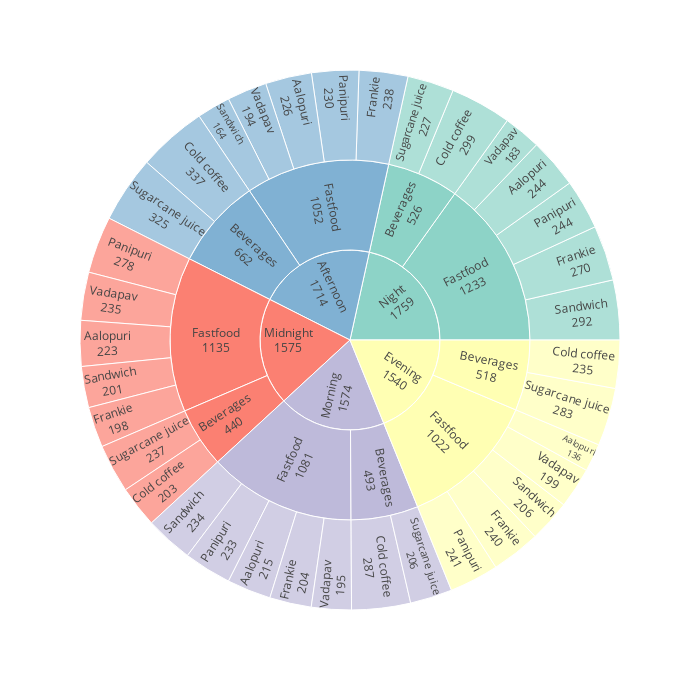

Notebook cell for this chart:
### Code cell
# Create sunburst
fig = px.sunburst(df_time, path=['time_of_sale', 'item_type', 'item_name'], values='quantity',
                  color='time_of_sale',
                  color_discrete_sequence=px.colors.qualitative.Set3,
                  width=700, height=700)



fig.update_traces(
    textinfo="label+value",
    insidetextorientation='radial'
)

fig.show()

### Figure 1 — Plotly figure (JSON) as saved in the notebook; plotly's stock layout.template omitted (floating-point values rounded to 4 significant figures)
{"data": [{"branchvalues": "total", "customdata": [["Night"], ["Evening"], ["Morning"], ["Midnight"], ["Morning"], ["Evening"], ["Night"], ["Night"], ["Night"], ["Morning"], ["Afternoon"], ["Afternoon"], ["Afternoon"], ["Evening"], ["Afternoon"], ["Morning"], ["Morning"], ["Morning"], ["Night"], ["Midnight"], ["Evening"], ["Afternoon"], ["Night"], ["Midnight"], ["Morning"], ["Night"], ["Evening"], ["Midnight"], ["Afternoon"], ["Evening"], ["Midnight"], ["Midnight"], ["Afternoon"], ["Evening"], ["Midnight"], ["Afternoon"], ["Evening"], ["Midnight"], ["Morning"], ["Night"], ["Afternoon"], ["Evening"], ["Midnight"], ["Morning"], ["Night"], ["Afternoon"], ["Evening"], ["Midnight"], ["Morning"], ["Night"]], "domain": {"x": [0, 1], "y": [0, 1]}, "hovertemplate": "labels=%{label}<br>quantity=%{value}<br>parent=%{parent}<br>id=%{id}<br>time_of_sale=%{customdata[0]}<extra></extra>", "ids": ["Night/Fastfood/Vadapav", "Evening/Fastfood/Aalopuri", "Morning/Fastfood/Aalopuri", "Midnight/Fastfood/Sandwich", "Morning/Fastfood/Vadapav", "Evening/Fastfood/Panipuri", "Night/Fastfood/Frankie", "Night/Beverages/Sugarcane juice", "Night/Fastfood/Sandwich", "Morning/Fastfood/Sandwich", "Afternoon/Fastfood/Sandwich", "Afternoon/Fastfood/Aalopuri", "Afternoon/Fastfood/Frankie", "Evening/Beverages/Cold coffee", "Afternoon/Beverages/Cold coffee", "Morning/Fastfood/Frankie", "Morning/Beverages/Sugarcane juice", "Morning/Beverages/Cold coffee", "Night/Fastfood/Panipuri", "Midnight/Beverages/Cold coffee", "Evening/Fastfood/Sandwich", "Afternoon/Fastfood/Vadapav", "Night/Fastfood/Aalopuri", "Midnight/Fastfood/Frankie", "Morning/Fastfood/Panipuri", "Night/Beverages/Cold coffee", "Evening/Fastfood/Frankie", "Midnight/Fastfood/Panipuri", "Afternoon/Beverages/Sugarcane juice", "Evening/Beverages/Sugarcane juice", "Midnight/Beverages/Sugarcane juice", "Midnight/Fastfood/Aalopuri", "Afternoon/Fastfood/Panipuri", "Evening/Fastfood/Vadapav", "Midnight/Fastfood/Vadapav", "Afternoon/Beverages", "Evening/Beverages", "Midnight/Beverages", "Morning/Beverages", "Night/Beverages", "Afternoon/Fastfood", "Evening/Fastfood", "Midnight/Fastfood", "Morning/Fastfood", "Night/Fastfood", "Afternoon", "Evening", "Midnight", "Morning", "Night"], "insidetextorientation": "radial", "labels": ["Vadapav", "Aalopuri", "Aalopuri", "Sandwich", "Vadapav", "Panipuri", "Frankie", "Sugarcane juice", "Sandwich", "Sandwich", "Sandwich", "Aalopuri", "Frankie", "Cold coffee", "Cold coffee", "Frankie", "Sugarcane juice", "Cold coffee", "Panipuri", "Cold coffee", "Sandwich", "Vadapav", "Aalopuri", "Frankie", "Panipuri", "Cold coffee", "Frankie", "Panipuri", "Sugarcane juice", "Sugarcane juice", "Sugarcane juice", "Aalopuri", "Panipuri", "Vadapav", "Vadapav", "Beverages", "Beverages", "Beverages", "Beverages", "Beverages", "Fastfood", "Fastfood", "Fastfood", "Fastfood", "Fastfood", "Afternoon", "Evening", "Midnight", "Morning", "Night"], "marker": {"colors": ["rgb(141,211,199)", "rgb(255,255,179)", "rgb(190,186,218)", "rgb(251,128,114)", "rgb(190,186,218)", "rgb(255,255,179)", "rgb(141,211,199)", "rgb(141,211,199)", "rgb(141,211,199)", "rgb(190,186,218)", "rgb(128,177,211)", "rgb(128,177,211)", "rgb(128,177,211)", "rgb(255,255,179)", "rgb(128,177,211)", "rgb(190,186,218)", "rgb(190,186,218)", "rgb(190,186,218)", "rgb(141,211,199)", "rgb(251,128,114)", "rgb(255,255,179)", "rgb(128,177,211)", "rgb(141,211,199)", "rgb(251,128,114)", "rgb(190,186,218)", "rgb(141,211,199)", "rgb(255,255,179)", "rgb(251,128,114)", "rgb(128,177,211)", "rgb(255,255,179)", "rgb(251,128,114)", "rgb(251,128,114)", "rgb(128,177,211)", "rgb(255,255,179)", "rgb(251,128,114)", "rgb(128,177,211)", "rgb(255,255,179)", "rgb(251,128,114)", "rgb(190,186,218)", "rgb(141,211,199)", "rgb(128,177,211)", "rgb(255,255,179)", "rgb(251,128,114)", "rgb(190,186,218)", "rgb(141,211,199)", "rgb(128,177,211)", "rgb(255,255,179)", "rgb(251,128,114)", "rgb(190,186,218)", "rgb(141,211,199)"]}, "name": "", "parents": ["Night/Fastfood", "Evening/Fastfood", "Morning/Fastfood", "Midnight/Fastfood", "Morning/Fastfood", "Evening/Fastfood", "Night/Fastfood", "Night/Beverages", "Night/Fastfood", "Morning/Fastfood", "Afternoon/Fastfood", "Afternoon/Fastfood", "Afternoon/Fastfood", "Evening/Beverages", "Afternoon/Beverages", "Morning/Fastfood", "Morning/Beverages", "Morning/Beverages", "Night/Fastfood", "Midnight/Beverages", "Evening/Fastfood", "Afternoon/Fastfood", "Night/Fastfood", "Midnight/Fastfood", "Morning/Fastfood", "Night/Beverages", "Evening/Fastfood", "Midnight/Fastfood", "Afternoon/Beverages", "Evening/Beverages", "Midnight/Beverages", "Midnight/Fastfood", "Afternoon/Fastfood", "Evening/Fastfood", "Midnight/Fastfood", "Afternoon", "Evening", "Midnight", "Morning", "Night", "Afternoon", "Evening", "Midnight", "Morning", "Night", "", "", "", "", ""], "textinfo": "label+value", "type": "sunburst", "values": [183, 136, 215, 201, 195, 241, 270, 227, 292, 234, 164, 226, 238, 235, 337, 204, 206, 287, 244, 203, 206, 194, 244, 198, 233, 299, 240, 278, 325, 283, 237, 223, 230, 199, 235, 662, 518, 440, 493, 526, 1052, 1022, 1135, 1081, 1233, 1714, 1540, 1575, 1574, 1759]}], "layout": {"height": 700, "legend": {"tracegroupgap": 0}, "margin": {"t": 60}, "sunburstcolorway": ["rgb(141,211,199)", "rgb(255,255,179)", "rgb(190,186,218)", "rgb(251,128,114)", "rgb(128,177,211)", "rgb(253,180,98)", "rgb(179,222,105)", "rgb(252,205,229)", "rgb(217,217,217)", "rgb(188,128,189)", "rgb(204,235,197)", "rgb(255,237,111)"], "width": 700}}
